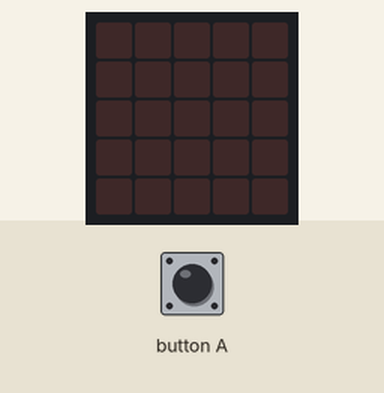
Simulated run of this program. Board: BBC micro:bit (MakeCode). Shown: the board's 5×5 LED display. Inputs (shaded band) come from the test bench.

Above: at 1.2 s.
1.3 s: button A pressed for 0.15 s
At 5.3 s:
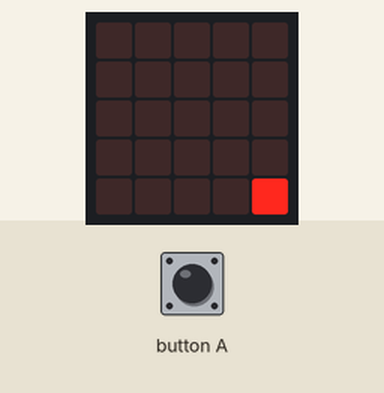
At 9.5 s:
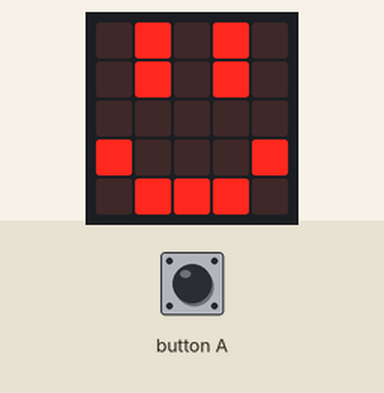
Timing chart, 0 to 11.0 s (numbered marks = the images above; inputs shaded):
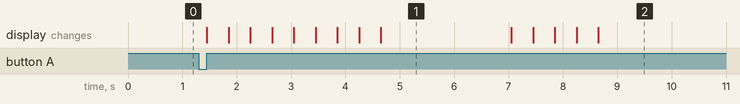

Measured:
- after the input at 1.3 s, the display: first changes after 0.15 s (image 1 shows a later state)
- what the display in image 1 shows lasts 2.4 s, from 4.7 s to 7.1 s

The program:

main.ts
```typescript
input.onButtonPressed(Button.A, function () {
    basic.showLeds(`
        # # # # #
        # . . . #
        # . . . #
        # . . . #
        # # # # #
        `)
    basic.showLeds(`
        . # # # #
        # . . . #
        # . . . #
        # . . . #
        # # # # #
        `)
    basic.showLeds(`
        . . # # #
        . # . . #
        # . . . #
        # . . . #
        # # # # #
        `)
    basic.showLeds(`
        . . . # #
        . . # . #
        . # . . #
        # . . . #
        # # # # #
        `)
    basic.showLeds(`
        . . . . #
        . . . # #
        . . # . #
        . # . . #
        # # # # #
        `)
    basic.showLeds(`
        . . . . .
        . . . . #
        . . . # #
        . . # . #
        . # # # #
        `)
    basic.showLeds(`
        . . . . .
        . . . . .
        . . . . #
        . . . # #
        . . # # #
        `)
    basic.showLeds(`
        . . . . .
        . . . . .
        . . . . .
        . . . . #
        . . . # #
        `)
    basic.showLeds(`
        . . . . .
        . . . . .
        . . . . .
        . . . . .
        . . . . #
        `)
    basic.pause(2000)
    basic.showLeds(`
        . . . . .
        . . . . .
        . . . . .
        . . . . .
        . . . # .
        `)
    basic.showLeds(`
        . . . . .
        . . . . .
        . . . . .
        . . . . #
        . . # # .
        `)
    basic.showLeds(`
        . . . . .
        . . . . .
        . . . . .
        # . . . #
        . # # # .
        `)
    basic.showLeds(`
        . # . . .
        . # . . .
        . . . . .
        # . . . #
        . # # # .
        `)
    basic.showLeds(`
        . # . # .
        . # . # .
        . . . . .
        # . . . #
        . # # # .
        `)
    basic.pause(2000)
    basic.clearScreen()
})
```

test.ts
```typescript
// aquí va el archivo "tests"; esto no se compilará cuando este paquete se utilice como una extensión.
```
